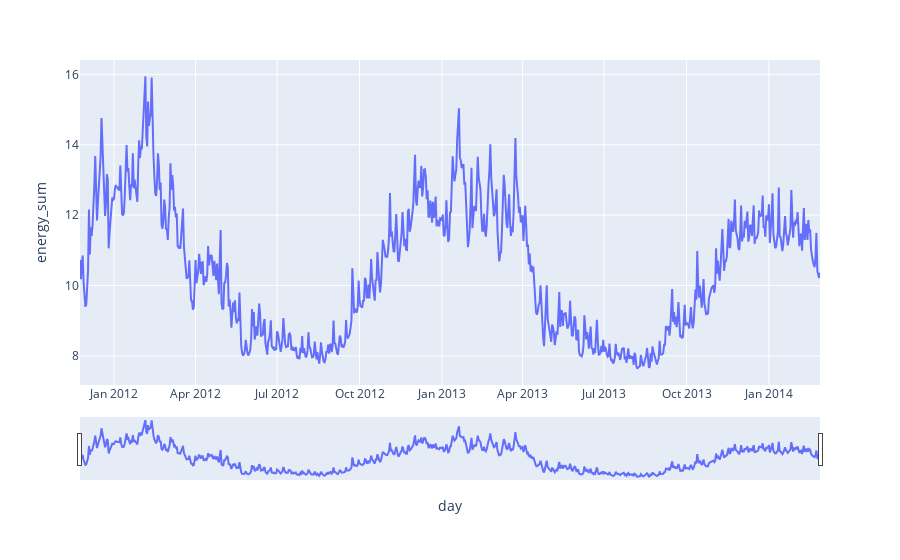

Source (notebook cell):
### Code cell
fig= px.line(df_plot, x='day', y='energy_sum')

fig.update_xaxes(rangeslider_visible=True)

### Figure 1 — Plotly figure (JSON) as saved in the notebook; plotly's stock layout.template omitted (floating-point values rounded to 4 significant figures; data arrays with more than 128 entries replaced by an {"elided": "..."} marker saying what was removed)
{"data": [{"hovertemplate": "day=%{x}<br>energy_sum=%{y}<extra></extra>", "legendgroup": "", "line": {"color": "#636efa", "dash": "solid"}, "marker": {"symbol": "circle"}, "mode": "lines", "name": "", "orientation": "v", "showlegend": false, "type": "scatter", "x": {"elided": "827 str values"}, "xaxis": "x", "y": {"elided": "827 float values"}, "yaxis": "y"}], "layout": {"legend": {"tracegroupgap": 0}, "margin": {"t": 60}, "xaxis": {"anchor": "y", "domain": [0, 1], "rangeslider": {"visible": true}, "title": {"text": "day"}}, "yaxis": {"anchor": "x", "domain": [0, 1], "title": {"text": "energy_sum"}}}}
